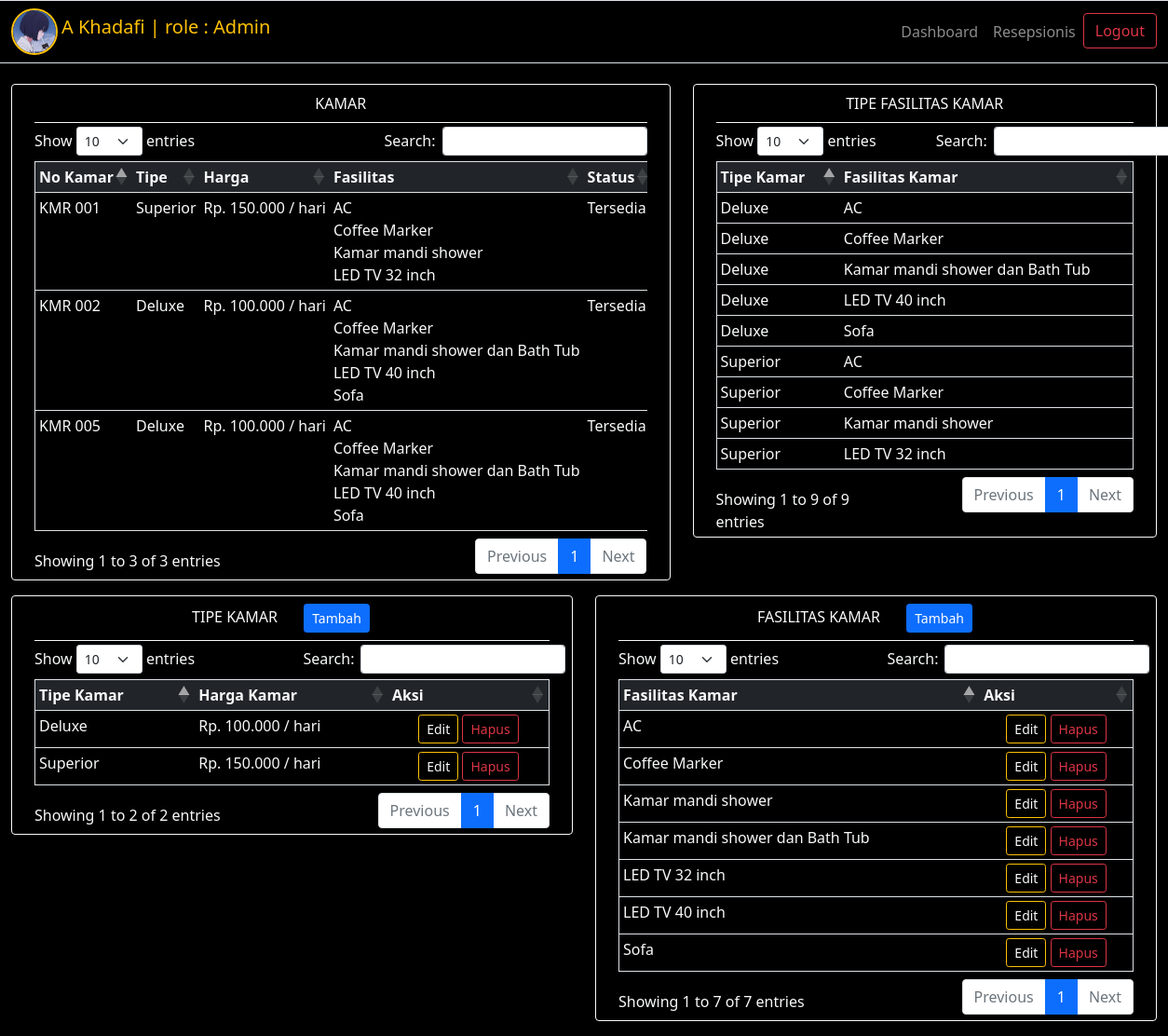
/admin/ (signed in), run on the app's committed database.
### tables this page shows
CREATE TABLE `kamar` (
  `no_kamar` varchar(10) NOT NULL,
  `tipe_kamar` varchar(50) NOT NULL,
  `status_kamar` varchar(50) NOT NULL
);

CREATE TABLE `tipe_kamar` (
  `tipe_kamar` varchar(50) NOT NULL,
  `harga` varchar(50) NOT NULL,
  `luas` varchar(50) NOT NULL,
  `gambar` varchar(200) DEFAULT NULL
);

CREATE TABLE `tipe_fasilitas_kamar` (
  `tipe_kamar` varchar(50) NOT NULL,
  `fasilitas_kamar` varchar(50) NOT NULL
);

CREATE TABLE `fasilitas_kamar` (
  `fasilitas_kamar` varchar(100) NOT NULL,
  `gambar` varchar(200) DEFAULT NULL
);

### admin/functions.php (called while the page is built, shortened)
<?php
$conn = mysqli_connect("localhost", "root", "", "hotel-hebat");
function query($query)
{
	global $conn;
	$result = mysqli_query($conn, $query);
	$rows = [];
	while ($row = mysqli_fetch_assoc($result)) {
		$rows[] = $row;
	}
	return $rows;
}

### admin/index.php (the view, shortened to what this page needs)
<?php
require 'functions.php';
?>
<!DOCTYPE html>
<html>
<head>
  <link href="https://cdn.jsdelivr.net/npm/bootstrap@5.1.3/dist/css/bootstrap.min.css" rel="stylesheet">
  <link rel="stylesheet" href="https://cdn.datatables.net/1.11.4/css/dataTables.bootstrap5.min.css">
</head>
<body style="background-color: black;">
  <?php
  include './navbar.php';
  ?>
  <div class="container-fluid" style="margin-top: 90px;">
    <div class="row">
      <div class="col-lg-7 mb-3">
        <div class="card border-light container-fluid pb-1 text-light" style="width:auto; background-color:black;">
          <div class="card-header bg-transparent text-center border-light text-light">KAMAR</div>
          <div class="mt-1">
            <div class="table-responsive">
              <table id="kamar" class="table border-start border-end border-top text-nowrap table-sm" style="width:100%">
                <thead class="bg-dark text-light">
                  <tr>
                    <th>No Kamar</th>
                    <th>Tipe</th>
                    <th>Harga</th>
                    <th>Fasilitas</th>
                    <th>Status</th>
                  </tr>
                </thead>
                <tbody class="text-light">
                  <?php
                  $resepsionis = query("SELECT * FROM kamar
                                      INNER JOIN tipe_fasilitas_kamar
                                      ON kamar.tipe_kamar = tipe_fasilitas_kamar.tipe_kamar
                                      INNER JOIN tipe_kamar
                                      ON kamar.tipe_kamar = tipe_kamar.tipe_kamar GROUP BY no_kamar
                ");
                  ?>
                  <?php foreach ($resepsionis as $row) : ?>
                    <tr>
                      <td><?= $row['no_kamar']; ?></td>
                      <td><?= $row['tipe_kamar']; ?></td>
                      <td><?= $row['harga']; ?></td>
                      <td>
                        <?php
                        $no_kamar = $row['no_kamar'];
                        $fasilitass = mysqli_query($conn, "SELECT * FROM tipe_fasilitas_kamar,kamar,fasilitas_kamar where kamar.tipe_kamar = tipe_fasilitas_kamar.tipe_kamar and tipe_fasilitas_kamar.fasilitas_kamar = fasilitas_kamar.fasilitas_kamar and kamar.no_kamar='$no_kamar'");
                        while ($result = mysqli_fetch_array($fasilitass)) {
                          echo $result['fasilitas_kamar'] . "<br>";
                        }
                        ?>
                      </td>
                      <td><?= $row['status_kamar']; ?></td>
                    </tr>
                  <?php endforeach; ?>
                </tbody>
              </table>
            </div>
          </div>
        </div>
      </div>
      <div class="col-lg-5 mb-3">
        <div class="card border-light container-fluid pb-1 text-light" style="width:auto; background-color:black;">
          <div class="card-header bg-transparent text-center border-light text-light">TIPE FASILITAS KAMAR</div>
          <div class="mt-1">
            <table id="tipeFasilitas" class="table border-start border-end border-top text-nowrap table-sm" style="width:100%">
              <thead class="bg-dark text-light">
                <tr>
                  <th>Tipe Kamar</th>
                  <th>Fasilitas Kamar</th>
                </tr>
              </thead>
              <tbody class="text-light">
                <?php
                $resepsionis = query("SELECT * FROM tipe_fasilitas_kamar");
                ?>
                <?php foreach ($resepsionis as $row) : ?>
                  <tr>
                    <td><?= $row['tipe_kamar']; ?></td>
                    <td><?= $row['fasilitas_kamar']; ?></td>
                  </tr>
                <?php endforeach; ?>
              </tbody>
            </table>
          </div>
        </div>
      </div>
    </div>
    <div class="row">
      <div class="col-lg-6 mb-3">
        <div class="card border-light container-fluid pb-1 text-light" style="width:auto; background-color:black;">
          <div class="card-header bg-transparent text-center border-light text-light">TIPE KAMAR
            <a type="button" class="mx-4 btn btn-sm btn-primary" data-bs-toggle="modal" data-bs-target="#tambah_tipe_kamar">
              Tambah
            </a>
          </div>
          <div class="mt-1">
            <table id="tipeKamar" class="table border-start border-end border-top text-nowrap table-sm" style="width:100%">
              <thead class="bg-dark text-light">
                <tr>
                  <th>Tipe Kamar</th>
                  <th>Harga Kamar</th>
                  <th>Aksi</th>
                </tr>
              </thead>
              <tbody class="text-light">
                <?php
                $resepsionis = query("SELECT * FROM tipe_kamar");
                ?>
                <?php foreach ($resepsionis as $row) : ?>
                  <tr>
                    <td><?= $row['tipe_kamar']; ?></td>
                    <td><?= $row['harga']; ?></td>
                    <td>
                      <center>
                        <a href="edit_tipeKamar.php?tipe_kamar=<?= $row['tipe_kamar']; ?>" class="btn btn-sm btn-outline-warning text-light">Edit</a>
                        <a href="hapus_tipeKamar.php?tipe_kamar=<?= $row['tipe_kamar']; ?>" class="btn btn-sm btn-outline-danger">Hapus</a>
                      </center>
                    </td>
                  </tr>
                <?php endforeach; ?>
              </tbody>
            </table>
          </div>
        </div>
      </div>
      <div class="col-lg-6 mb-3">
        <div class="card border-light container-fluid pb-1 text-light" style="width:auto; background-color:black;">
          <div class="card-header bg-transparent text-center border-light text-light">FASILITAS KAMAR
            <a type="button" class="mx-4 btn btn-sm btn-primary" data-bs-toggle="modal" data-bs-target="#tambah_fasilitas">
              Tambah
            </a>
          </div>
          <div class="mt-1">
            <table id="fasilitasKamar" class="table border-start border-end border-top text-nowrap table-sm" style="width:100%">
              <thead class="bg-dark text-light">
                <tr>
                  <th>Fasilitas Kamar</th>
                  <th>Aksi</th>
                </tr>
              </thead>
              <tbody class="text-light">
                <?php
                $fasilitas = query("SELECT * FROM fasilitas_kamar");
                ?>
                <?php foreach ($fasilitas as $row) : ?>
                  <tr>
                    <td><?= $row['fasilitas_kamar']; ?></td>
                    <td>
                      <center>
                        <a href="edit_fasilitasKamar.php?fasilitas=<?= $row['fasilitas_kamar']; ?>" class="btn btn-sm btn-outline-warning text-light">Edit</a>
                        <a href="hapus_fasilitasKamar.php?fasilitas=<?= $row['fasilitas_kamar']; ?>" class="btn btn-sm btn-outline-danger">Hapus</a>
                      </center>
                    </td>
                  </tr>
                <?php endforeach; ?>
              </tbody>
            </table>
          </div>
        </div>
      </div>
    </div>
  </div>
</body>
</html>

### data on the page
kamar: no_kamar "KMR 001", tipe_kamar.tipe_kamar "Superior", tipe_kamar.harga "Rp. 150.000 / hari", status_kamar "Tersedia"
tipe_fasilitas_kamar: fasilitas_kamar.fasilitas_kamar "AC", tipe_kamar "Superior", fasilitas_kamar "AC"
tipe_fasilitas_kamar: fasilitas_kamar.fasilitas_kamar "Coffee Marker", tipe_kamar "Superior", fasilitas_kamar "Coffee Marker"
tipe_fasilitas_kamar: fasilitas_kamar.fasilitas_kamar "Kamar mandi shower", tipe_kamar "Superior", fasilitas_kamar "Kamar mandi shower"
tipe_fasilitas_kamar: fasilitas_kamar.fasilitas_kamar "LED TV 32 inch", tipe_kamar "Superior", fasilitas_kamar "LED TV 32 inch"
kamar: no_kamar "KMR 002", tipe_kamar.tipe_kamar "Deluxe", tipe_kamar.harga "Rp. 100.000 / hari", status_kamar "Tersedia"
tipe_fasilitas_kamar: fasilitas_kamar.fasilitas_kamar "AC", tipe_kamar "Deluxe", fasilitas_kamar "AC"
tipe_fasilitas_kamar: fasilitas_kamar.fasilitas_kamar "Coffee Marker", tipe_kamar "Deluxe", fasilitas_kamar "Coffee Marker"
tipe_fasilitas_kamar: fasilitas_kamar.fasilitas_kamar "Kamar mandi shower dan Bath Tub", tipe_kamar "Deluxe", fasilitas_kamar "Kamar mandi shower dan Bath Tub"
tipe_fasilitas_kamar: fasilitas_kamar.fasilitas_kamar "LED TV 40 inch", tipe_kamar "Deluxe", fasilitas_kamar "LED TV 40 inch"
tipe_fasilitas_kamar: fasilitas_kamar.fasilitas_kamar "Sofa", tipe_kamar "Deluxe", fasilitas_kamar "Sofa"
kamar: no_kamar "KMR 005", tipe_kamar.tipe_kamar "Deluxe", tipe_kamar.harga "Rp. 100.000 / hari", status_kamar "Tersedia"
tipe_kamar: tipe_kamar "Deluxe", harga "Rp. 100.000 / hari"
tipe_kamar: tipe_kamar "Superior", harga "Rp. 150.000 / hari"
fasilitas_kamar: fasilitas_kamar "AC"
fasilitas_kamar: fasilitas_kamar "Coffee Marker"
fasilitas_kamar: fasilitas_kamar "Kamar mandi shower"
fasilitas_kamar: fasilitas_kamar "Kamar mandi shower dan Bath Tub"
fasilitas_kamar: fasilitas_kamar "LED TV 32 inch"
fasilitas_kamar: fasilitas_kamar "LED TV 40 inch"
fasilitas_kamar: fasilitas_kamar "Sofa"

### other printed values
$_SESSION['nama'] "A Khadafi"
$_SESSION['role'] "Admin"
